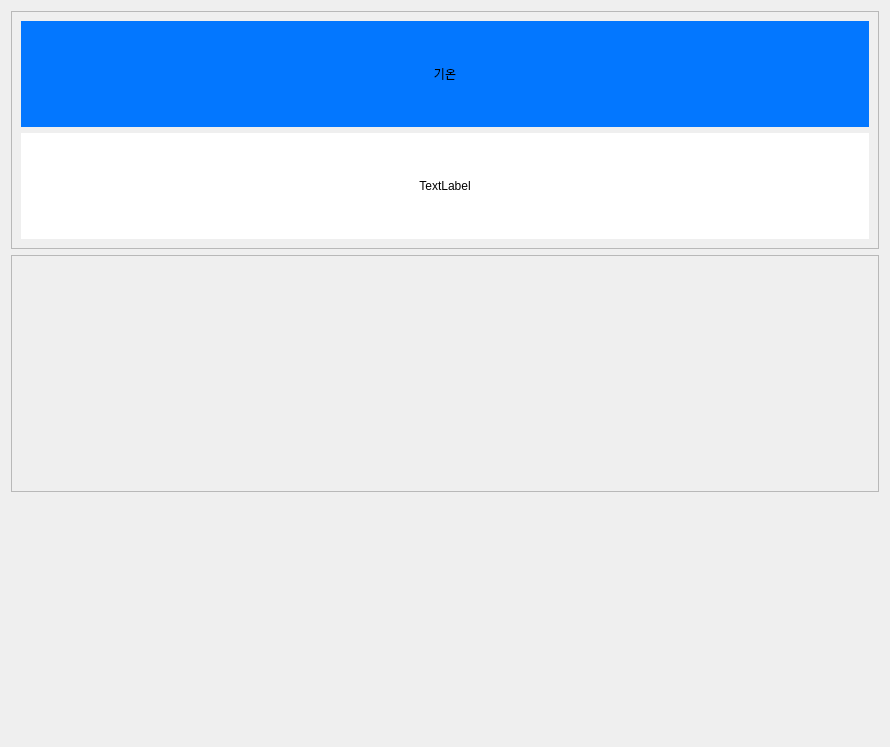
<?xml version="1.0" encoding="UTF-8"?>
<ui version="4.0">
 <class>Form</class>
 <widget class="QWidget" name="Form">
  <property name="geometry">
   <rect>
    <x>0</x>
    <y>0</y>
    <width>890</width>
    <height>747</height>
   </rect>
  </property>
  <property name="windowTitle">
   <string>Form</string>
  </property>
  <layout class="QGridLayout" name="gridLayout_2">
   <item row="1" column="0">
    <widget class="QFrame" name="frame_2">
     <property name="frameShape">
      <enum>QFrame::StyledPanel</enum>
     </property>
     <property name="frameShadow">
      <enum>QFrame::Raised</enum>
     </property>
    </widget>
   </item>
   <item row="0" column="0">
    <widget class="QFrame" name="frame">
     <property name="frameShape">
      <enum>QFrame::StyledPanel</enum>
     </property>
     <property name="frameShadow">
      <enum>QFrame::Raised</enum>
     </property>
     <layout class="QVBoxLayout" name="verticalLayout">
      <item>
       <widget class="QLabel" name="label">
        <property name="autoFillBackground">
         <bool>false</bool>
        </property>
        <property name="styleSheet">
         <string notr="true">background-color: rgb(114, 159, 207);
background-color: rgb(3, 119, 255);
</string>
        </property>
        <property name="text">
         <string notr="true">기온</string>
        </property>
        <property name="textFormat">
         <enum>Qt::RichText</enum>
        </property>
        <property name="scaledContents">
         <bool>true</bool>
        </property>
        <property name="alignment">
         <set>Qt::AlignCenter</set>
        </property>
       </widget>
      </item>
      <item>
       <widget class="QLabel" name="label_2">
        <property name="font">
         <font>
          <family>Cantarell</family>
          <weight>50</weight>
          <italic>false</italic>
          <bold>false</bold>
         </font>
        </property>
        <property name="styleSheet">
         <string notr="true">background-color: rgb(255, 255, 255);
font: 10% &quot;Cantarell&quot;;</string>
        </property>
        <property name="text">
         <string>TextLabel</string>
        </property>
        <property name="textFormat">
         <enum>Qt::RichText</enum>
        </property>
        <property name="scaledContents">
         <bool>true</bool>
        </property>
        <property name="alignment">
         <set>Qt::AlignCenter</set>
        </property>
        <property name="margin">
         <number>7</number>
        </property>
       </widget>
      </item>
     </layout>
    </widget>
   </item>
   <item row="2" column="0">
    <widget class="QWidget" name="widget" native="true"/>
   </item>
  </layout>
 </widget>
 <resources/>
 <connections/>
</ui>
